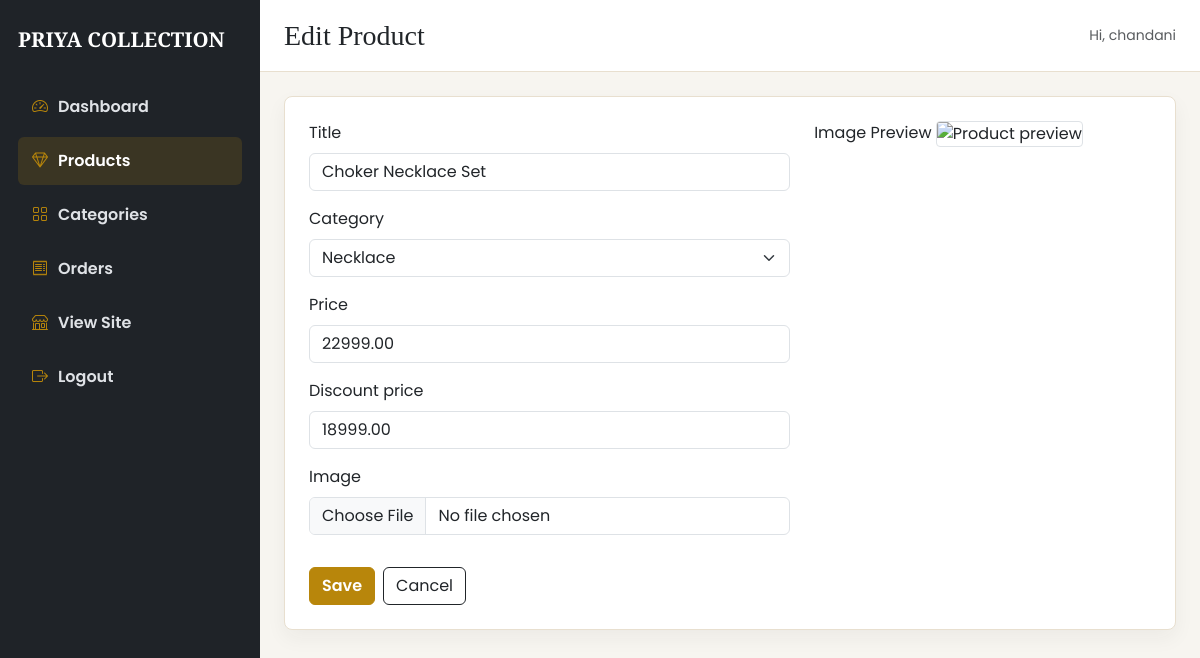
Screenshot of /dashboard/products/1/edit/ (signed in) with the database file from the repository.
### store/models.py (models this page shows, shortened)
class Product(models.Model):
    title = models.CharField(max_length=180)
    price = models.DecimalField(max_digits=10, decimal_places=2)
    discount_price = models.DecimalField(max_digits=10, decimal_places=2, blank=True, null=True)
    image = models.ImageField(upload_to='products/', blank=True, null=True)
    category = models.ForeignKey(Category, on_delete=models.SET_NULL, related_name='products', blank=True, null=True)
    created_at = models.DateTimeField(default=timezone.now)
    FALLBACK_IMAGES = [
        'https://images.unsplash.com/photo-1515562141207-7a88fb7ce338?auto=format&fit=crop&w=900&q=80',
        'https://images.unsplash.com/photo-1605100804763-247f67b3557e?auto=format&fit=crop&w=900&q=80',
        'https://images.unsplash.com/photo-1506630448388-4e683c67ddb0?auto=format&fit=crop&w=900&q=80',
        'https://images.unsplash.com/photo-1599643478518-a784e5dc4c8f?auto=format&fit=crop&w=900&q=80',
        'https://images.unsplash.com/photo-1611591437281-460bfbe1220a?auto=format&fit=crop&w=900&q=80',
    ]
    class Meta:
        ordering = ['-created_at']
    @property
    def image_url(self):
        if self.image:
            try:
                return self.image.url
            except ValueError:
                pass
        index = (self.pk or 1) % len(self.FALLBACK_IMAGES)
        return self.FALLBACK_IMAGES[index]

### adminpanel/views.py (the view)
# urls.py: path('products/<int:pk>/edit/', views.product_update, name='product_update'),
@admin_staff_required
def product_update(request, pk):
    product = get_object_or_404(Product, pk=pk)
    form = ProductForm(request.POST or None, request.FILES or None, instance=product)
    if request.method == 'POST':
        if form.is_valid():
            form.save()
            messages.success(request, 'Product updated successfully.')
            return redirect('adminpanel:product_list')
        messages.error(request, 'Please fix the errors below.')
    return render(request, 'adminpanel/product_form.html', {'form': form, 'title': 'Edit Product', 'product': product})

### adminpanel/forms.py (shortened to what this page needs)
class ProductForm(forms.ModelForm):
    class Meta:
        model = Product
        fields = ['title', 'category', 'price', 'discount_price', 'image']
        widgets = {
            'title': forms.TextInput(attrs={'class': 'form-control', 'placeholder': 'Product title'}),
            'category': forms.Select(attrs={'class': 'form-select'}),
            'price': forms.NumberInput(attrs={'class': 'form-control', 'min': '1', 'step': '0.01'}),
            'discount_price': forms.NumberInput(attrs={'class': 'form-control', 'min': '0', 'step': '0.01'}),
            'image': forms.ClearableFileInput(attrs={'class': 'form-control', 'accept': 'image/*'}),
        }

### store/context_processors.py (called while the page is built)
def shop_context(request):
    cart = request.session.get('cart', {})
    wishlist = request.session.get('wishlist', [])
    cart_count = sum(int(quantity) for quantity in cart.values()) if isinstance(cart, dict) else 0
    wishlist_count = len(wishlist) if isinstance(wishlist, list) else 0
    return {
        'nav_categories': Category.objects.all(),
        'cart_count': cart_count,
        'wishlist_count': wishlist_count,
    }

### store/models.py (called while the page is built)
    def __str__(self):
        return self.name

### adminpanel/templates/adminpanel/product_form.html (shortened to what this page needs)
{% extends 'adminpanel/base_admin.html' %}
{% block page_title %}{{ title }}{% endblock %}
{% block content %}
<div class="admin-card p-4">
    <form method="post" enctype="multipart/form-data" novalidate>
        <div class="row g-4">
            <div class="col-lg-7">
                {% for field in form %}
                    <div class="mb-3">
                        <label class="form-label" for="{{ field.id_for_label }}">{{ field.label }}</label>
                        {{ field }}
                    </div>
                {% endfor %}
            </div>
            <div class="col-lg-5">
                <label class="form-label">Image Preview</label>
                <img id="imagePreview" class="img-fluid rounded-1 border w-100" src="{% if product %}{{ product.image_url }}{% else %}https://images.unsplash.com/photo-1515562141207-7a88fb7ce338?auto=format&fit=crop&w=900&q=80{% endif %}" alt="Product preview">
            </div>
        </div>
        <div class="d-flex gap-2 mt-3">
            <button class="btn gold-btn" type="submit">Save</button>
            <a class="btn btn-outline-dark" href="{% url 'adminpanel:product_list' %}">Cancel</a>
        </div>
    </form>
</div>
{% endblock %}

### adminpanel/templates/adminpanel/base_admin.html (shortened to what this page needs)
<!doctype html>
<html lang="en">
<head>
    <link href="https://cdn.jsdelivr.net/npm/bootstrap@5.3.3/dist/css/bootstrap.min.css" rel="stylesheet">
    <link href="https://cdn.jsdelivr.net/npm/bootstrap-icons@1.11.3/font/bootstrap-icons.css" rel="stylesheet">
</head>
<body>
    <div class="admin-layout">
        <aside class="sidebar d-lg-block">
            <div class="brand">PRIYA COLLECTION</div>
            <a class="admin-link {% if request.resolver_match.url_name == 'dashboard' %}active{% endif %}" href="{% url 'adminpanel:dashboard' %}"><i class="bi bi-speedometer2"></i> Dashboard</a>
            <a class="admin-link {% if 'product' in request.resolver_match.url_name %}active{% endif %}" href="{% url 'adminpanel:product_list' %}"><i class="bi bi-gem"></i> Products</a>
            <a class="admin-link {% if 'category' in request.resolver_match.url_name %}active{% endif %}" href="{% url 'adminpanel:category_list' %}"><i class="bi bi-grid"></i> Categories</a>
            <a class="admin-link {% if request.resolver_match.url_name == 'order_list' %}active{% endif %}" href="{% url 'adminpanel:order_list' %}"><i class="bi bi-receipt"></i> Orders</a>
            <a class="admin-link" href="{% url 'home' %}"><i class="bi bi-shop"></i> View Site</a>
            <a class="admin-link" href="{% url 'adminpanel:logout' %}"><i class="bi bi-box-arrow-right"></i> Logout</a>
        </aside>
        <section class="main-content">
            <div class="topbar">
                <div class="d-flex align-items-center gap-2">
                    <h1 class="h3 mb-0">{% block page_title %}Dashboard{% endblock %}</h1>
                </div>
                <span class="text-muted small">Hi, {{ request.user.username }}</span>
            </div>
            <div class="page-body">
                {% block content %}{% endblock %}
            </div>
        </section>
    </div>
</body>
</html>

### adminpanel/templates/adminpanel/base_admin.html (style rules this page uses)
:root { --gold: #b8860b; --dark: #1f2328; --soft: #f7f5f0; --line: #e8dfcf; }
body { background: var(--soft); font-family: "Poppins", sans-serif; letter-spacing: 0; }
h1, h2, h3, .brand { font-family: "Playfair Display", serif; letter-spacing: 0; }
.admin-layout { min-height: 100vh; display: grid; grid-template-columns: 260px 1fr; }
.sidebar { background: var(--dark); color: #fff; padding: 24px 18px; position: sticky; top: 0; height: 100vh; }
.brand { font-weight: 700; font-size: 1.28rem; margin-bottom: 28px; }
.admin-link { color: #dfe2e6; display: flex; align-items: center; gap: 10px; padding: 12px 14px; border-radius: 6px; margin-bottom: 6px; text-decoration: none; font-weight: 600; }
.admin-link:hover, .admin-link.active { background: rgba(184, 134, 11, .18); color: #fff; }
.admin-link i { color: var(--gold); }
.topbar { background: #fff; border-bottom: 1px solid var(--line); min-height: 72px; display: flex; align-items: center; justify-content: space-between; padding: 0 24px; }
.main-content { min-width: 0; }
.page-body { padding: 24px; }
.admin-card { background: #fff; border: 1px solid var(--line); border-radius: 8px; box-shadow: 0 8px 20px rgba(31, 35, 40, .05); }
.gold-btn { background: var(--gold); border-color: var(--gold); color: #fff; font-weight: 600; }

### rows the page displays
Product: form "Choker Necklace Set" "Necklace" "22999.00" "18999.00"

### other values shown
{{ title }} "Edit Product"
{{ request.user.username }} "chandani"
{{ field.label }} "Title" "Category" "Price" "Discount price" "Image"
